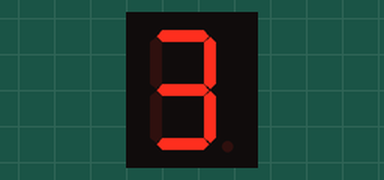
Simulated run of this sketch. Board: Arduino Uno, built with avr-gcc and run on an emulated ATmega328P. On the bench: 1-digit seven-segment display. Wiring (inferred from the names in the program): 1-digit 7-segment display, segments lit when LOW: segments pin 2, pin 3, pin 4, pin 5, pin 6, pin 7, pin 8. The segment pins are drawn as the display they are named for.

Above: at 0.1 s.
At 1.1 s:
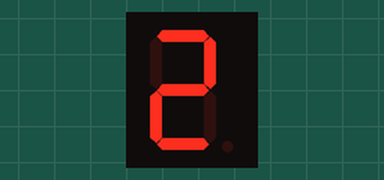
At 2.1 s:
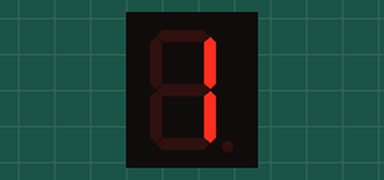
At 3.1 s:
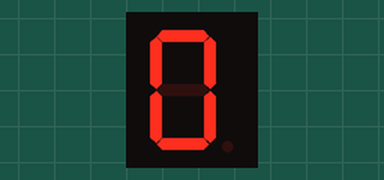

The sketch:

_7-Segment_Display.ino
```cpp
// Declare the pins for the segment display

int pinUP = 2;
int pinUPR = 3;
int pinDWR = 4;
int pinDW = 5;
int pinDWL = 6;
int pinUPL = 7;
int pinCT = 8;


void setup() {
  // put your setup code here, to run once:
  // Declare the pins as outputs

  pinMode(pinUP, OUTPUT);
  pinMode(pinUPR, OUTPUT);
  pinMode(pinDWR, OUTPUT);
  pinMode(pinDW, OUTPUT);
  pinMode(pinDWL, OUTPUT);
  pinMode(pinUPL, OUTPUT);
  pinMode(pinCT, OUTPUT);


}


void writeNumber(int value){
  // First we erase the previous value

  digitalWrite(pinUP, HIGH);
  digitalWrite(pinUPR, HIGH);
  digitalWrite(pinDWR, HIGH);
  digitalWrite(pinDW, HIGH);
  digitalWrite(pinDWL, HIGH);
  digitalWrite(pinUPL, HIGH);
  digitalWrite(pinCT, HIGH);

  // if we want to write 0

  if( value == 0){
      digitalWrite(pinUP, LOW);
      digitalWrite(pinUPR, LOW);
      digitalWrite(pinDWR, LOW);
      digitalWrite(pinDW, LOW);
      digitalWrite(pinDWL, LOW);
      digitalWrite(pinUPL, LOW);

  }

 // if we want to write 1
  if( value == 1){
    digitalWrite(pinUPR, LOW);
    digitalWrite(pinDWR, LOW);
  }

 // if we want to write 2

 if ( value == 2) {
  digitalWrite( pinUP, LOW);
  digitalWrite( pinUPR, LOW);
  digitalWrite( pinCT, LOW);
  digitalWrite( pinDWL, LOW);
  digitalWrite( pinDW, LOW);


 }

 // if we want to write 3

 if (value == 3){
  digitalWrite( pinUP, LOW);
  digitalWrite( pinUPR, LOW);
  digitalWrite( pinCT, LOW);
  digitalWrite( pinDWR, LOW);
  digitalWrite( pinDW, LOW);
 }

}

void loop() {
  // put your main code here, to run repeatedly:

  // a resetting count-dowm
  writeNumber(3);
  delay(1000);

  writeNumber(2);
  delay(1000);

 writeNumber(1);
  delay(1000);

  writeNumber(0);
  delay(1000);

}
```

Measured:
- by itself, everything shown: repeats every 4.0 s, in 4 steps
- what the display in image 1 shows lasts 1.0 s, from 1.0 s to 2.0 s
